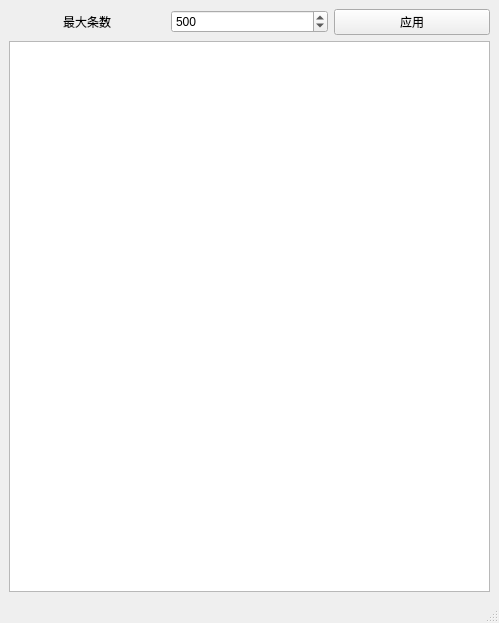
<?xml version="1.0" encoding="UTF-8"?>
<ui version="4.0">
 <class>MainWindow</class>
 <widget class="QMainWindow" name="MainWindow">
  <property name="geometry">
   <rect>
    <x>0</x>
    <y>0</y>
    <width>499</width>
    <height>623</height>
   </rect>
  </property>
  <property name="windowTitle">
   <string>日志</string>
  </property>
  <widget class="QWidget" name="centralwidget">
   <layout class="QVBoxLayout" name="verticalLayout">
    <item>
     <layout class="QHBoxLayout" name="horizontalLayout">
      <item>
       <widget class="QLabel" name="label">
        <property name="layoutDirection">
         <enum>Qt::LayoutDirection::LeftToRight</enum>
        </property>
        <property name="text">
         <string>最大条数</string>
        </property>
        <property name="alignment">
         <set>Qt::AlignmentFlag::AlignCenter</set>
        </property>
       </widget>
      </item>
      <item>
       <widget class="QSpinBox" name="spinBox">
        <property name="maximum">
         <number>100000</number>
        </property>
        <property name="value">
         <number>500</number>
        </property>
       </widget>
      </item>
      <item>
       <widget class="QPushButton" name="pushButton">
        <property name="text">
         <string>应用</string>
        </property>
       </widget>
      </item>
     </layout>
    </item>
    <item>
     <widget class="QPlainTextEdit" name="plainTextEdit">
      <property name="contextMenuPolicy">
       <enum>Qt::ContextMenuPolicy::ActionsContextMenu</enum>
      </property>
      <property name="readOnly">
       <bool>true</bool>
      </property>
     </widget>
    </item>
   </layout>
  </widget>
  <widget class="QStatusBar" name="statusbar"/>
 </widget>
 <resources/>
 <connections/>
</ui>
